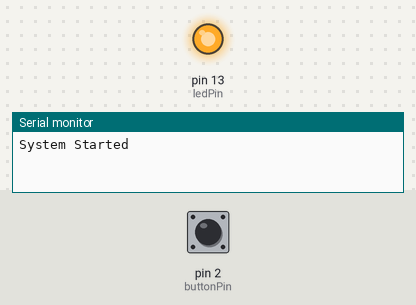
Simulated run of this sketch. Board: Arduino Uno, built with avr-gcc and run on an emulated ATmega328P. On the bench: output pins drawn as LEDs (lit = HIGH), the last lines printed to the serial monitor. Dashed ring = blinking. Inputs (shaded band) come from the test bench; at power-on: pin 2 (buttonPin) HIGH.

Above: at 0.75 s.
At 1.2 s:
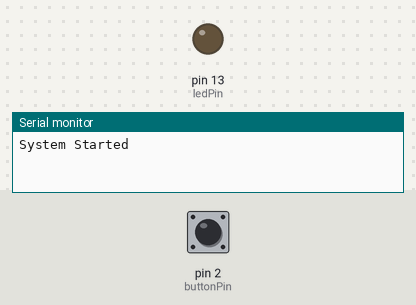
1.3 s: pin 2 (buttonPin) pulled LOW for 0.15 s
At 1.5 s:
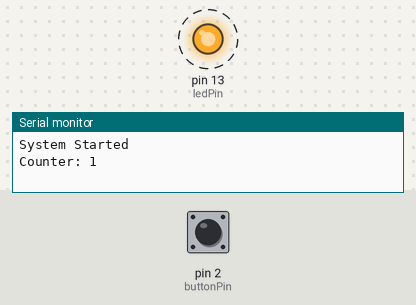
Timing chart, 0 to 10.3 s (numbered marks = the images above; inputs shaded):
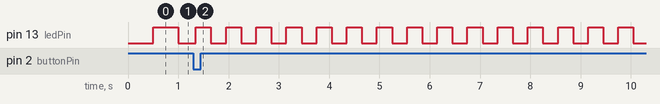

The sketch:

code.ino
```cpp
int counter = 0;

const int buttonPin = 2;
const int ledPin = 13;

unsigned long previousMillis = 0;
int ledState = LOW;

int lastButtonState = HIGH;

void setup() {
  Serial.begin(9600);
  Serial.println("System Started");

  pinMode(buttonPin, INPUT_PULLUP);
  pinMode(ledPin, OUTPUT);
}

void loop() {

  // -------- BUTTON --------
  int reading = digitalRead(buttonPin);

  if (reading == LOW && lastButtonState == HIGH) {
    delay(50); // debounce

    if (digitalRead(buttonPin) == LOW) {
      counter++;
      counter = counter % 3;

      Serial.print("Counter: ");
      Serial.println(counter);
    }
  }

  lastButtonState = reading;

  // -------- LED --------
  int interval;

  if (counter == 0) interval = 500;
  else if (counter == 1) interval = 300;
  else interval = 100;

  unsigned long currentMillis = millis();

  if (currentMillis - previousMillis >= interval) {
    previousMillis = currentMillis;

    ledState = !ledState;
    digitalWrite(ledPin, ledState);
  }
}
```

Measured:
- after the input at 1.3 s, pin 13 (ledPin): alternates HIGH for 0.30 s and LOW for 0.30 s, starting after 0.05 s
